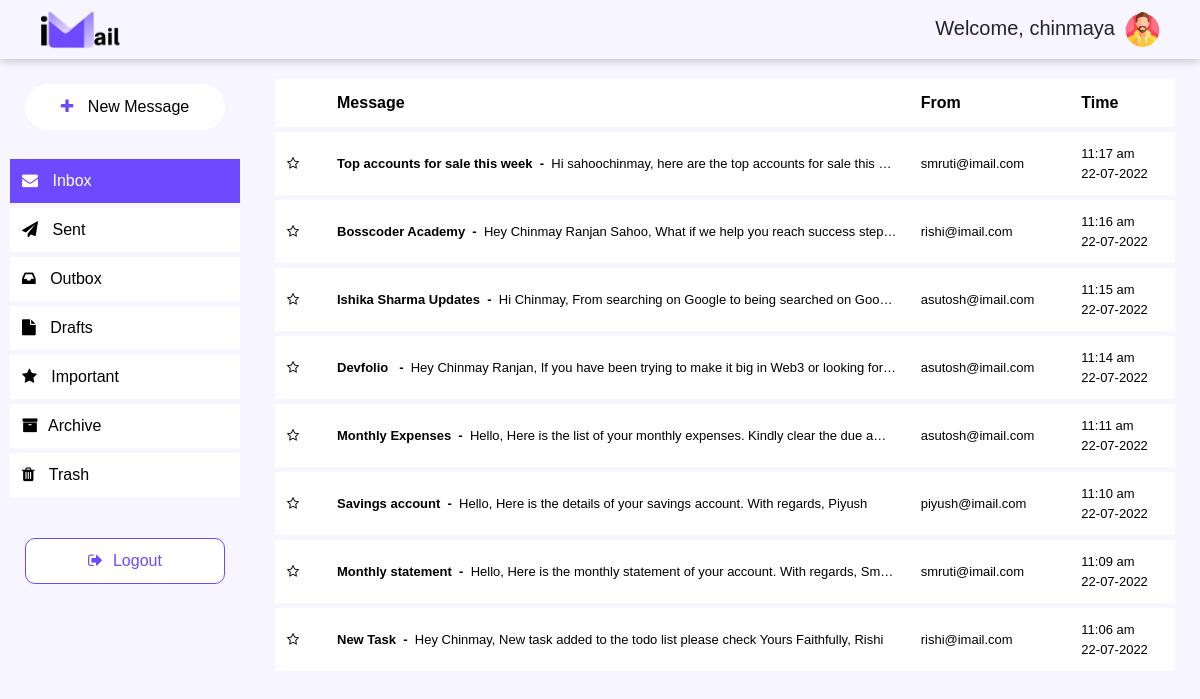
/inbox.php (signed in), run on the app's committed database.
### tables this page shows
CREATE TABLE `mail` (
  `mid` int(4) NOT NULL,
  `sender` varchar(50) DEFAULT NULL,
  `receiver` varchar(50) DEFAULT NULL,
  `dttime` datetime DEFAULT NULL,
  `sub` varchar(50) DEFAULT NULL,
  `mailbox` varchar(10) DEFAULT NULL,
  `status` int(2) DEFAULT NULL,
  `message` text DEFAULT NULL,
  `owner` varchar(50) DEFAULT NULL,
  `attachment` varchar(50) DEFAULT NULL
);

### inbox.php (the view, shortened to what this page needs)
<?php
include './config/config.php';
$user = $_SESSION['email'];
?>
<!DOCTYPE html>
<html lang="en">
<head>
    <?php include "./includes/headerlinks.php" ?>
</head>
<body>
    <?php include "./includes/insideNavbar.php" ?>
    <main class="mailbox_main">
        <?php include "./includes/sidebar.php" ?>
        <div class="mailArea">
            <div class="mailContainer">
                <table class="customTable">
                    <thead>
                        <tr>
                            <th style="width: 50px;"></th>
                            <th style="max-width: calc(100vw - 700px);">Message</th>
                            <th>From</th>
                            <th>Time</th>
                        </tr>
                    </thead>
                    <tbody>
                        <?php
                        $sql = "Select * from mail where MailBox='inbox' and owner='$user' order by dttime desc";
                        $res = mysqli_query($conn, $sql);
                        while ($row = mysqli_fetch_assoc($res)) {
                            $dateAndTimeArray =  preg_split("/\ /", $row['dttime']);
                            $formatedDateArray =  preg_split("/\-/", $dateAndTimeArray[0]);
                            $formatedDate = "$formatedDateArray[2]-$formatedDateArray[1]-$formatedDateArray[0]";
                            $formatedTimeArray =  preg_split("/\:/", $dateAndTimeArray[1]);
                            $formatedTime = "";
                            if ((int) $formatedTimeArray[0] > 12) {
                                $actualValue = (int) $formatedTimeArray[0] - 12;
                                $formatedTime = "$actualValue:$formatedTimeArray[1] pm";
                            } else  $formatedTime = "$formatedTimeArray[0]:$formatedTimeArray[1] am";
                            $json_encodeValue = json_encode($row);
                            echo "<tr class='rowHoverEffect' onclick='redirectToMailBox($json_encodeValue);'  style='border-top:5px solid rgb(247, 245, 255);' >
                                    <td> <i class='fa fa-star-o' aria-hidden='true'></i> </td>
                                    <td style='max-width: calc(100vw - 700px);  white-space: nowrap;
                                    overflow: hidden;text-overflow: ellipsis;' ><b>$row[sub]&nbsp;&nbsp;-&nbsp;&nbsp;</b>$row[message]</td>
                                    <td>$row[sender]</td>
                                    <td class='editOption'><span onclick='event.stopPropagation();'><i title='archive' class='fa fa-archive' onclick='sendToArchive($row[mid]);'  aria-hidden='true'></i><i title='delete' onclick='sendToTrash($row[mid]);' class='fa fa-trash' aria-hidden='true'></i></span>  $formatedTime<br />$formatedDate</td>
                                 </tr>";
                        }
                        ?>
                    </tbody>
                </table>
            </div>
        </div>
    </main>
</body>
</html>

### includes/headerlinks.php (shortened to what this page needs)
<link href="https://cdn.jsdelivr.net/npm/bootstrap@5.0.2/dist/css/bootstrap.min.css" rel="stylesheet">
<link rel="stylesheet" href="css/style.css">
<link rel="stylesheet" href="https://cdnjs.cloudflare.com/ajax/libs/font-awesome/4.7.0/css/font-awesome.min.css" />

### includes/insideNavbar.php (shortened to what this page needs)
<?php
$username = $_SESSION['username'];
?>
<nav class="mailBoxNav d-flex justify-content-between  align-items-center" style="padding: 10px 40px;position: relative;">
    <div class="logo">
        <a href="mailbox.php"><img src="assets/images/logomain.png" alt="" style="width: 80px;"></a>
    </div>
    <div>
        <div class="d-flex  justify-content-end  align-items-center flex-row">
            <?php
            echo "<h5 style='margin-right: 10px;margin-top: 5px;'>Welcome, $username</h5>"
            ?>
            <a href="./profile.php">
                <img src="./assets/profile.png" class="rounded-circle" alt="Avatar" style="height: 35px;" />
            </a>
        </div>
    </div>
</nav>

### includes/sidebar.php (shortened to what this page needs)
<div class="sidebar" id="sidebar">
    <button id="modal_open_btn" type="button"> <i class="fa fa-plus" aria-hidden="true"></i> New Message</button>
    <ul>
        <li id="inbox"><a id="inbox_a" href="inbox.php"> <i class="fa fa-envelope" aria-hidden="true"></i> Inbox</a></li>
        <li id="sent"><a id="sent_a" href="sentmails.php"> <i class="fa fa-paper-plane" aria-hidden="true"></i> Sent</a></li>
        <li id="outbox"><a id="outbox_a" href="outbox.php"> <i class="fa fa-inbox" aria-hidden="true"></i> Outbox</a></li>
        <li id="draft"><a id="draft_a" href="drafts.php"><i class="fa fa-file" aria-hidden="true"></i> Drafts</a></li>
        <li id="star"><a id="star_a" href="star.php"><i class="fa fa-star" aria-hidden="true"></i> Important</a></li>
        <li id="archive"><a href="archive.php" id="archive_a"> <i class="fa fa-archive" aria-hidden="true"></i>Archive</a></li>
        <li id="trash"><a href="trash.php" id="trash_a"> <i class="fa fa-trash" aria-hidden="true"></i> Trash</a></li>
    </ul>
    <div class="logout">
        <button onclick="window.location.href='./actions/logout.php'" id="primaryBtn">
            <i class="fa fa-sign-out" aria-hidden="true"></i>Logout</button>
    </div>
</div>

### css/style.css (style rules this page uses)
* { margin: 0; padding: 0; -webkit-box-sizing: border-box; box-sizing: border-box; font-family: "PT Sans", sans-serif; }
#primaryBtn { padding: 10px 12px; border: 1px solid #6d4aff; border-radius: 10px; color: #6d4aff; -webkit-transition: 0.3s linear all; transition: 0.3s linear all; }
nav { width: 100% !important; padding: 25px 0; background-color: #f7f5ff; position: fixed; -webkit-transition: 0.2s linear all; transition: 0.2s linear all; z-index: 700; }
.mailBoxNav .logo { cursor: pointer; }
.mailBoxNav { -webkit-box-shadow: 0 0 10px rgba(0, 0, 0, 0.3); box-shadow: 0 0 10px rgba(0, 0, 0, 0.3); position: relative; z-index: 800; }
.mailbox_main { display: -webkit-box; display: -ms-flexbox; display: flex; background: #f7f5ff; }
.mailbox_main .sidebar { position: relative; padding: 0 10px; width: 250px; background-color: #f7f5ff; height: calc(100vh - 60px); z-index: 700; -webkit-transition: 0.3s linear all; transition: 0.3s linear all; }
.mailbox_main .sidebar button { display: inline-block; width: 80%; padding: 10px 12px; margin: 25px 0; outline: none; border: 1px solid transparent; position: absolute; left: 50%; -webkit-transform: translateX(-50%); transform: translateX(-50%); background: white; border-radius: 30px; -webkit-transition: 0.2s linear all; transition: 0.2s linear all; }
.mailbox_main .sidebar button i { color: #6d4aff; margin-right: 10px; }
.mailbox_main .sidebar ul { margin-top: 100px; list-style: none; padding-left: 0; }
.mailbox_main .sidebar ul li { background: white; padding: 10px 12px; margin-bottom: 5px; position: relative; z-index: 1; }
.mailbox_main .sidebar ul li::before { content: ""; background: #6d4aff; width: 0%; height: 100%; position: absolute; left: 0; top: 0; z-index: -1; -webkit-transition: 0.3s linear all; transition: 0.3s linear all; }
.mailbox_main .sidebar ul li a { color: black; text-decoration: none; display: inline-block; width: 100%; }
.mailbox_main .sidebar ul li a i { margin-right: 10px; }
.mailbox_main .mailArea { background: #f7f5ff; width: calc(100vw - 250px); }
.mailbox_main .mailArea .mailContainer { margin: 20px 25px; height: calc(100vh - 100px); overflow: auto; }
.mailbox_main .mailArea .mailContainer table { width: 100%; padding: 10px 15px; }
.mailbox_main .mailArea .mailContainer table tbody tr { background: white; cursor: pointer; font-size: 13px; }
.mailbox_main .mailArea .mailContainer table.customTable { width: 100%; border-collapse: collapse; color: #000000; }
.mailbox_main .mailArea .mailContainer table.customTable td, .mailbox_main .mailArea .mailContainer table.customTable th { padding: 12px; }
.mailbox_main .mailArea .mailContainer table.customTable th { -webkit-box-shadow: 0 0 30px black; box-shadow: 0 0 30px black; }
.mailbox_main .mailArea .mailContainer table.customTable thead { background: white; position: -webkit-sticky; position: sticky; top: 0; }
.mailbox_main .mailArea .mailContainer table.customTable thead tr { width: 100%; }
.editOption { position: relative; }

### data on the page
mail: sub "Top accounts for sale this week", message "Hi sahoochinmay, here are the top accounts for sale this…", sender "smruti@imail.com", dttime "11:17 am", dttime "22-07-2022"
mail: sub "Bosscoder Academy", message "Hey Chinmay Ranjan Sahoo, What if we help you reach success step…", sender "rishi@imail.com", dttime "11:16 am", dttime "22-07-2022"
mail: sub "Ishika Sharma Updates", message "Hi Chinmay, From searching on Google to being searched on Goo…", sender "asutosh@imail.com", dttime "11:15 am", dttime "22-07-2022"
mail: sub "Devfolio", message "Hey Chinmay Ranjan, If you have been trying to make it big in Web3 or looking for…", sender "asutosh@imail.com", dttime "11:14 am", dttime "22-07-2022"
mail: sub "Monthly Expenses", message "Hello, Here is the list of your monthly expenses. Kindly clear the due am…", sender "asutosh@imail.com", dttime "11:11 am", dttime "22-07-2022"
mail: sub "Savings account", message "Hello, Here is the details of your savings account. With regards, Piyush", sender "piyush@imail.com", dttime "11:10 am", dttime "22-07-2022"
mail: sub "Monthly statement", message "Hello, Here is the monthly statement of your account. With regards, Smruti", sender "smruti@imail.com", dttime "11:09 am", dttime "22-07-2022"
mail: sub "New Task", message "Hey Chinmay, New task added to the todo list please check Yours Faithfully, Rishi", sender "rishi@imail.com", dttime "11:06 am", dttime "22-07-2022"

### other printed values
$username "chinmaya"
